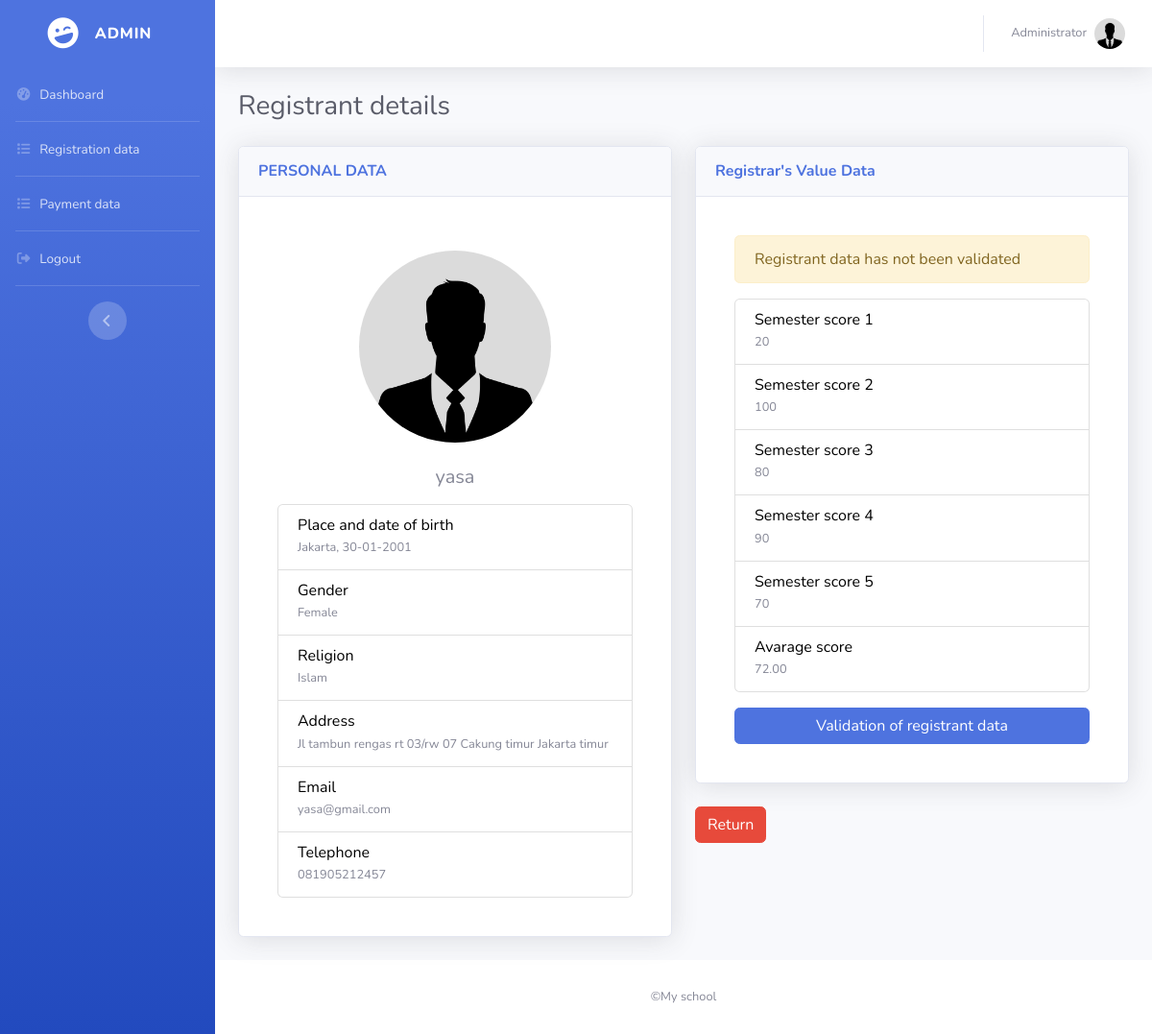
/admin/detailpendaftar.php?id=25 (signed in), run on the app's committed database.
### tables this page shows
CREATE TABLE `pendaftar` (
  `id` int(11) NOT NULL,
  `nama` varchar(100) DEFAULT NULL,
  `tmpt_lahir` varchar(100) DEFAULT NULL,
  `tgl_lahir` date DEFAULT NULL,
  `jenis_kelamin` enum('L','P') DEFAULT NULL,
  `agama` varchar(45) DEFAULT NULL,
  `alamat` text DEFAULT NULL,
  `email` varchar(100) DEFAULT NULL,
  `telepon` varchar(45) DEFAULT NULL,
  `foto` varchar(100) NOT NULL,
  `users_id` int(11) DEFAULT NULL
);

CREATE TABLE `nilai` (
  `id` int(11) NOT NULL,
  `nilai_semester1` double DEFAULT NULL,
  `nilai_semester2` double DEFAULT NULL,
  `nilai_semester3` double DEFAULT NULL,
  `nilai_semester4` double DEFAULT NULL,
  `nilai_semester5` double DEFAULT NULL,
  `status` int(1) NOT NULL,
  `pendaftar_id` int(11) DEFAULT NULL
);

### admin/detailpendaftar_control.php (called while the page is built, shortened)
<?php
$id_pendaftar = $_GET['id'];
$sql_pendaftar = "SELECT * FROM pendaftar where id = '$id_pendaftar'";
$result_pendaftar = mysqli_query($koneksi, $sql_pendaftar);
$data_pendaftar = mysqli_fetch_array($result_pendaftar);
$sql_nilai = "SELECT * FROM nilai where pendaftar_id = '$id_pendaftar'";
$result_nilai = mysqli_query($koneksi, $sql_nilai);
$data_nilai = mysqli_fetch_array($result_nilai);
?>

### admin/detailpendaftar.php (the view, shortened to what this page needs)
<?php include('../config/auto_load.php'); ?>
<?php include('detailpendaftar_control.php'); ?>
<?php include('../template/header.php'); ?>
<div class="container-fluid">
  <h1 class="h3 mb-4 text-gray-800">Registrant details</h1>
  <div class="row">
    <div class="col-md-6">
      <div class="card shadow mb-4">
        <div class="card-header py-3">
          <h6 class="m-0 font-weight-bold text-primary">PERSONAL DATA</h6>
        </div>
        <div class="card-body">
          <div class="card-body">
            <div class="col-auto mt-3 text-center">
              <?php
              if(isset($data_pendaftar['foto']) && $data_pendaftar['foto'] != "") {
                $foto = '../uploads/' . $data_pendaftar['foto'];
              } else {
                $foto = '../assets/img/avatar.jpg';
              }
              ?>
              <img src="<?= $foto ?>" class="img-fluid rounded-circle" alt="menunggu" style="width: 200px;">
            </div>
            <br>
            <h5 class="card-title mb-3 text-center">
              <?= $data_pendaftar['nama'] ?>
            </h5>
            <ul class="list-group">
              <li class="list-group-item">
                <h6 class="mb-0" style="color: black;">Place and date of birth</h6>
                <small class="text-muted"><?= $data_pendaftar['tmpt_lahir'] ?>, <?= date("d-m-Y", strtotime($data_pendaftar['tgl_lahir'])); ?></small>
              </li>
              <li class="list-group-item">
                <h6 class="mb-0" style="color: black;">Gender</h6>
                <?php
                if($data_pendaftar['jenis_kelamin'] == 'L') {
                  $kelamin = "Male";
                } else {
                  $kelamin = "Female";
                }
                ?>
                <small class="text-muted"><?= $kelamin ?></small>
              </li>
              <li class="list-group-item">
                <h6 class="mb-0" style="color: black;">Religion</h6>
                <small class="text-muted">Islam</small>
              </li>
              <li class="list-group-item">
                <h6 class="mb-0" style="color: black;">Address</h6>
                <small class="text-muted"><?= $data_pendaftar['alamat'] ?></small>
              </li>
              <li class="list-group-item">
                <h6 class="mb-0" style="color: black;">Email</h6>
                <small class="text-muted"><?= $data_pendaftar['email'] ?></small>
              </li>
              <li class="list-group-item">
                <h6 class="mb-0" style="color: black;">Telephone</h6>
                <small class="text-muted"><?= $data_pendaftar['telepon'] ?></small>
              </li>
            </ul>
          </div>
        </div>
      </div>
    </div>
    <div class="col-md-6">
      <div class="card shadow mb-4">
        <div class="card-header py-3">
          <h6 class="m-0 font-weight-bold text-primary">Registrar's Value Data</h6>
        </div>
        <div class="card-body">
          <div class="card-body">
            <?php
            if($data_nilai['status'] == 0) {
              echo '
              <div class="alert alert-warning">
                  Registrant data has not been validated
              </div>';
            } else if($data_nilai['status'] == 1) {
              echo '
              <div class="alert alert-info">
                  Registrant data is stated <b>PASSED</b>
              </div>';
            } else if($data_nilai['status'] == 2) {
              echo '
              <div class="alert alert-danger">
                  Registrant data is stated <b>NOT QUALIFY</b>
              </div>';
            }
            ?>
            <ul class="list-group">
              <li class="list-group-item">
                <h6 class="mb-0" style="color: black;">Semester score 1</h6>
                <small class="text-muted"><?= $data_nilai['nilai_semester1'] ?></small>
              </li>
              <li class="list-group-item">
                <h6 class="mb-0" style="color: black;">Semester score 2</h6>
                <small class="text-muted"><?= $data_nilai['nilai_semester2'] ?></small>
              </li>
              <li class="list-group-item">
                <h6 class="mb-0" style="color: black;">Semester score 3</h6>
                <small class="text-muted"><?= $data_nilai['nilai_semester3'] ?></small>
              </li>
              <li class="list-group-item">
                <h6 class="mb-0" style="color: black;">Semester score 4</h6>
                <small class="text-muted"><?= $data_nilai['nilai_semester4'] ?></small>
              </li>
              <li class="list-group-item">
                <h6 class="mb-0" style="color: black;">Semester score 5</h6>
                <small class="text-muted"><?= $data_nilai['nilai_semester5'] ?></small>
              </li>
              <li class="list-group-item">
                <h6 class="mb-0" style="color: black;">Avarage score</h6>
                <small class="text-muted"><?= number_format(($data_nilai['nilai_semester5'] + $data_nilai['nilai_semester4'] + $data_nilai['nilai_semester3'] + $data_nilai['nilai_semester2'] + $data_nilai['nilai_semester1']) / 5, 2) ?></small>
              </li>
            </ul>
            <button type="button" class="btn btn-primary mt-3 btn-block" data-toggle="modal" data-target="#modalvalidasi">
                Validation of registrant data
            </button>
          </div>
        </div>
      </div>
      <a href="pendaftaran.php" class="btn btn-danger">Return</a>
    </div>
  </div>
</div>
<?php include('../template/footer.php'); ?>

### data on the page
pendaftar: nama "yasa", tmpt_lahir "Jakarta", tgl_lahir "30-01-2001", jenis_kelamin "Female", alamat "Jl tambun rengas rt 03/rw 07 Cakung timur Jakarta timur", email "yasa@gmail.com", telepon "081905212457"
nilai: nilai_semester1 "20", nilai_semester2 "100", nilai_semester3 "80", nilai_semester4 "90", nilai_semester5 "70", nilai_semester5+nilai_semester4+nilai_semester3 "72.00"

### other printed values
$_SESSION['nama'] "Administrator"
